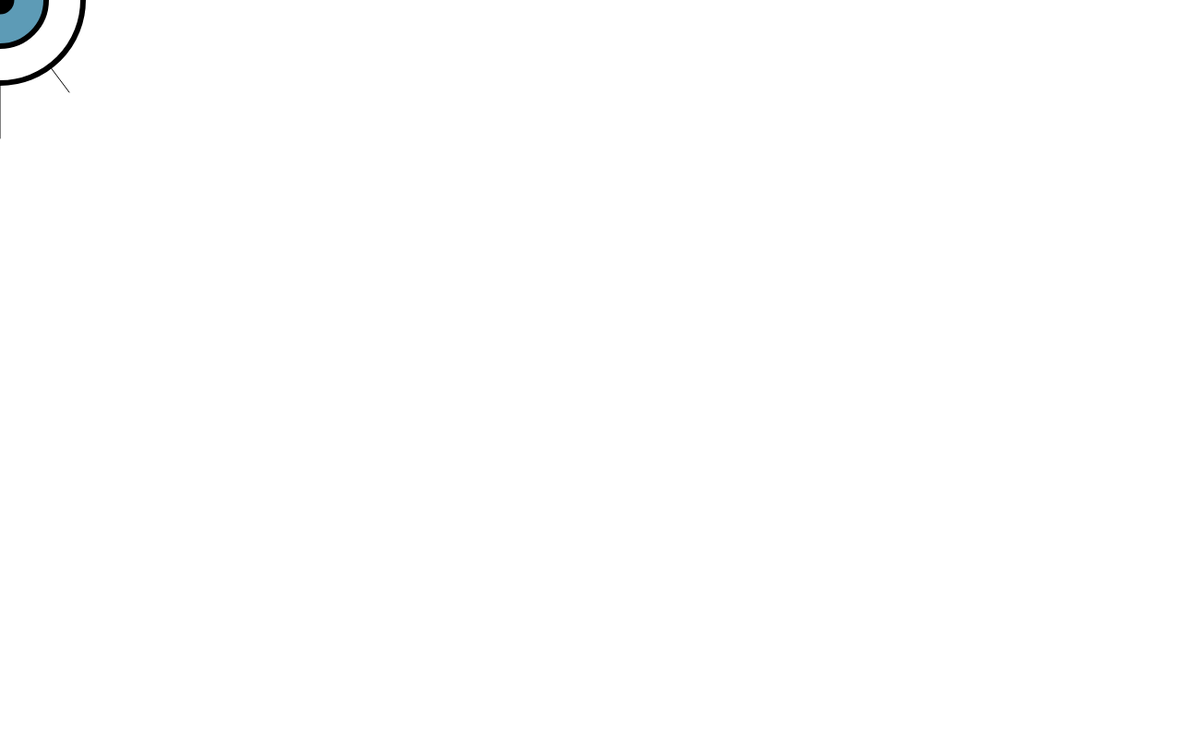
Frame 1 (no input)
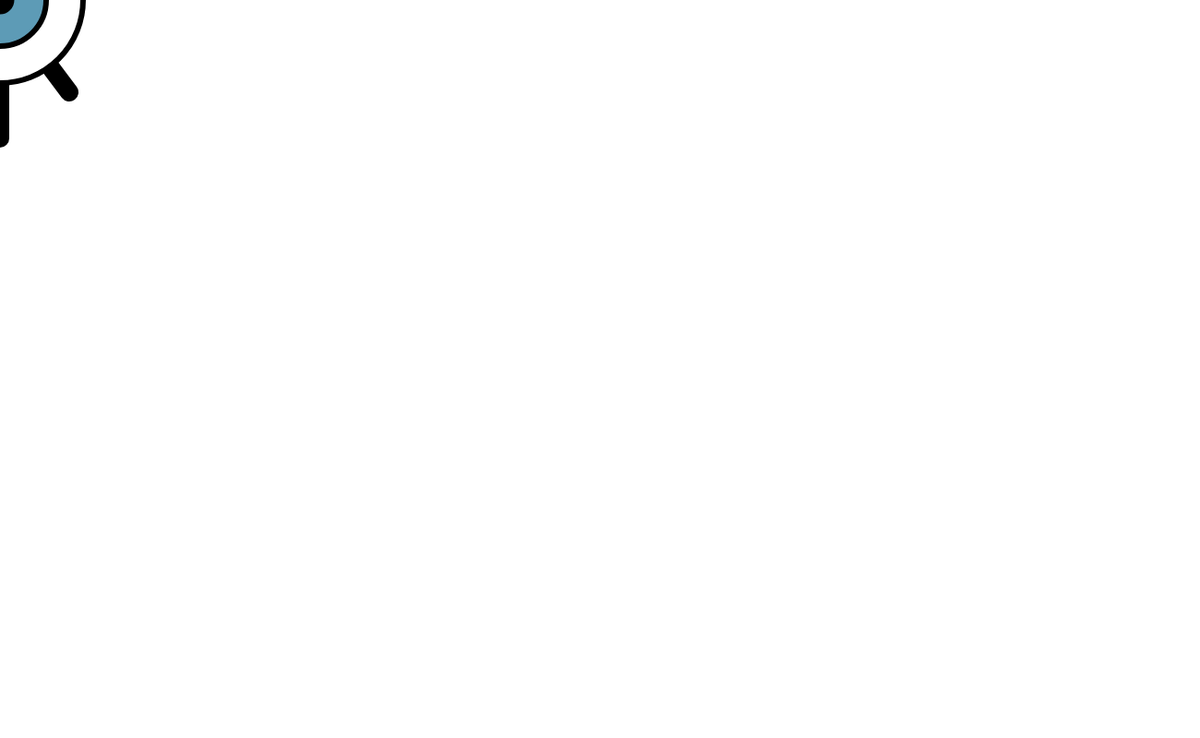
Frame 60 (no input)
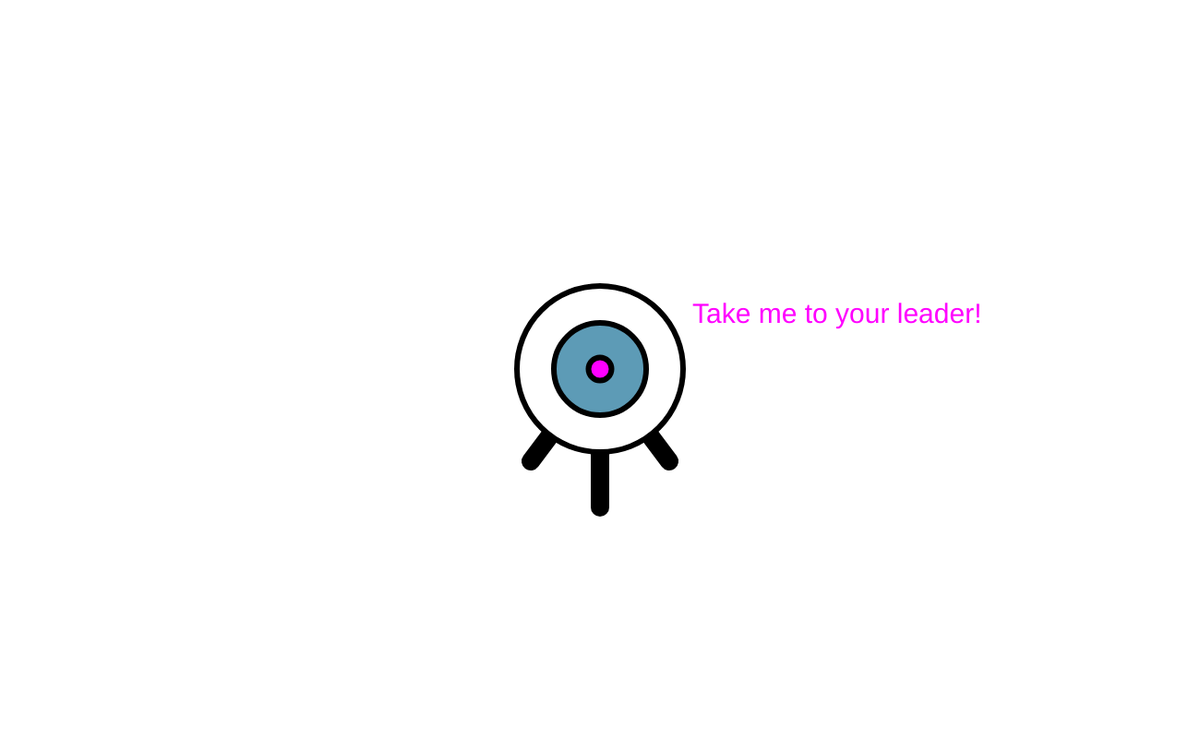
Frame 120 (the mouse pressed at the canvas centre since frame 60)

The p5.js sketch that drew these frames (run headless with seeded random() and noise() and a simulated clock; from frame 60 on, the mouse is pressed at the canvas centre):

// p5.js sketch
// ── sketch.js
function setup() {
  createCanvas(1300, 800);
  frameRate(30);
}

function draw() {
  background(255);

  //left leg
  line(mouseX, mouseY, pmouseX-75, pmouseY+100);

  //middle leg
  line(mouseX, mouseY, pmouseX, pmouseY + 150);

  //right leg
  line(mouseX, mouseY, pmouseX + 75, pmouseY + 100);

  //outer eyeball
  strokeWeight(6);
  fill(255);
  ellipse(mouseX, mouseY, 180, 180);

   //inner eyeball
  fill(93, 155, 182);
  ellipse(mouseX, mouseY, 100, 100);
  fill(mouseX, 0, mouseY);

  //pupil
  ellipse(mouseX, mouseY, 25, 25);
  strokeWeight(20);

  if (mouseIsPressed){
    textSize(30);
    text("Take me to your leader!", mouseX + 100, mouseY-50);
  }

}
